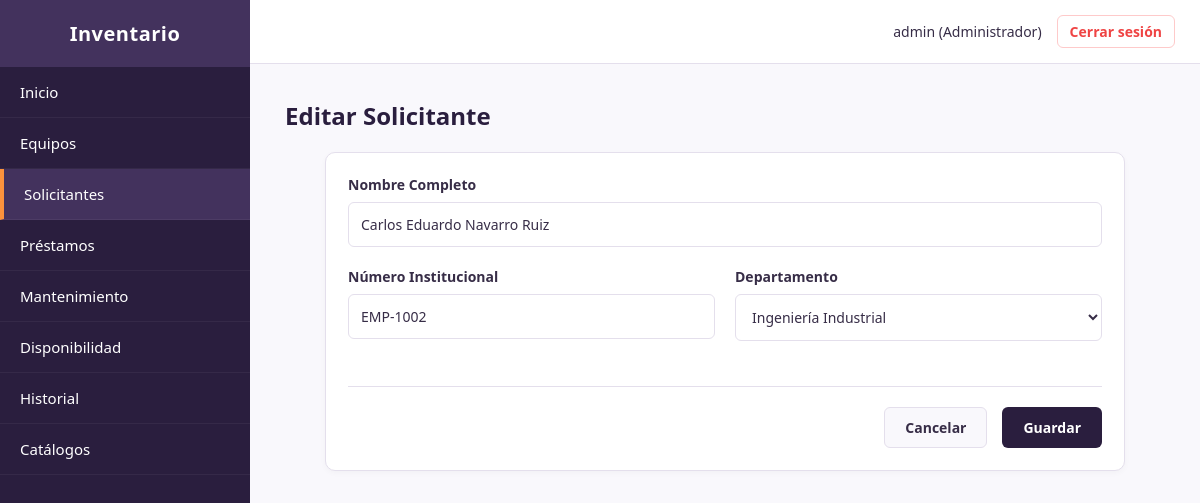
Page /pages/solicitantes/registrar.php?id=2 (signed in) on the committed database.
### tables this page shows
CREATE TABLE IF NOT EXISTS solicitantes (
    id_solicitante INT AUTO_INCREMENT PRIMARY KEY,
    numero_institucional VARCHAR(50) UNIQUE NOT NULL,
    nombre VARCHAR(150) NOT NULL,
    id_departamento INT NOT NULL,
    FOREIGN KEY (id_departamento) REFERENCES departamentos(id_departamento) ON DELETE RESTRICT ON UPDATE CASCADE
);

CREATE TABLE IF NOT EXISTS departamentos (
    id_departamento INT AUTO_INCREMENT PRIMARY KEY,
    nombre VARCHAR(100) UNIQUE NOT NULL
);

### pages/solicitantes/registrar.php (the view, shortened to what this page needs)
<?php
$base = '../../';
require_once $base . 'includes/auth.php';
require_once $base . 'includes/conexion.php';
$id = (int) ($_GET['id'] ?? $_POST['id_solicitante'] ?? 0);
$solicitante = [
    'numero_institucional' => '',
    'nombre' => '',
    'id_departamento' => '',
];
$departamentos = $pdo->query('SELECT id_departamento, nombre FROM departamentos ORDER BY nombre')->fetchAll();
if ($id > 0) {
    $stmt = $pdo->prepare('SELECT numero_institucional, nombre, id_departamento FROM solicitantes WHERE id_solicitante = ?');
    $stmt->execute([$id]);
    $fila = $stmt->fetch();
    $solicitante = $fila;
}
require $base . 'includes/header.php';
?>
            <h1><?= $id > 0 ? 'Editar Solicitante' : 'Datos del Solicitante' ?></h1>
            <div class="panel form-panel">
                <form action="registrar.php" method="POST">
                    <div class="form-group full-width">
                        <label for="nombre">Nombre Completo</label>
                        <input type="text" id="nombre" name="nombre" maxlength="150" value="<?= htmlspecialchars($solicitante['nombre']) ?>" required>
                    </div>
                    <div class="form-grid">
                        <div class="form-group">
                            <label for="numero_institucional">Número Institucional</label>
                            <input type="text" id="numero_institucional" name="numero_institucional" maxlength="50" value="<?= htmlspecialchars($solicitante['numero_institucional']) ?>" required>
                        </div>
                        <div class="form-group">
                            <label for="id_departamento">Departamento</label>
                            <select id="id_departamento" name="id_departamento" required>
                                <?php foreach ($departamentos as $dep): ?>
                                    <option value="<?= $dep['id_departamento'] ?>"<?= (int) $dep['id_departamento'] === (int) $solicitante['id_departamento'] ? ' selected' : '' ?>>
                                        <?= htmlspecialchars($dep['nombre']) ?>
                                    </option>
                                <?php endforeach; ?>
                            </select>
                        </div>
                    </div>
                    <div class="form-actions">
                        <a href="solicitantes.php" class="btn-secondary">Cancelar</a>
                        <button type="submit" class="btn-primary">Guardar</button>
                    </div>
                </form>
            </div>
<?php
require $base . 'includes/footer.php';
?>

### css/estilos.css (style rules this page uses)
:root { --color-primario: #2a1e3e; --color-secundario: #43325d; --color-fondo: #f9f8fc; --color-blanco: #ffffff; --color-borde: #e4dfec; --color-texto: #372d47; --color-acento: #fb923c; --color-peligro: #ef4444; }
* { box-sizing: border-box; margin: 0; padding: 0; font-family: system-ui, -apple-system, 'Segoe UI', Roboto, sans-serif; }
body { background-color: var(--color-fondo); color: var(--color-texto); display: flex; flex-direction: column; min-height: 100vh; }
body.admin-layout { flex-direction: column; }
.content h1 { margin-bottom: 20px; color: var(--color-primario); font-size: 24px; }
.card, .panel { background-color: var(--color-blanco); padding: 22px; border-radius: 10px; border: 1px solid var(--color-borde); box-shadow: 0 2px 6px rgba(0, 0, 0, 0.03); min-width: 0; }
.form-panel { max-width: 800px; margin: 0 auto; }
.form-grid { display: grid; grid-template-columns: 1fr; gap: 0 20px; }
.form-group { margin-bottom: 20px; text-align: left; }
.form-group.full-width { grid-column: 1 / -1; }
.form-group label { display: block; margin-bottom: 8px; font-weight: 600; font-size: 14px; }
.form-group input, .form-group select, .form-group textarea { width: 100%; padding: 12px; border: 1px solid var(--color-borde); border-radius: 6px; font-size: 14px; background-color: var(--color-blanco); color: var(--color-texto); }
.form-actions { display: flex; flex-wrap: wrap; justify-content: flex-end; gap: 15px; margin-top: 25px; padding-top: 20px; border-top: 1px solid var(--color-borde); }
.btn-primary, .btn-secondary { display: inline-block; padding: 10px 20px; border-radius: 6px; font-size: 14px; font-weight: 600; text-decoration: none; text-align: center; cursor: pointer; transition: background-color 0.2s; }
.btn-primary { background-color: var(--color-primario); color: var(--color-blanco); border: 1px solid transparent; }
.btn-secondary { background-color: var(--color-fondo); color: var(--color-texto); border: 1px solid var(--color-borde); }
@media (min-width: 768px) { body.admin-layout { flex-direction: row; } }
@media (min-width: 768px) { .form-grid { grid-template-columns: 1fr 1fr; } }

### rows in the picture
solicitantes: nombre "Carlos Eduardo Navarro Ruiz", numero_institucional "EMP-1002", id_departamento "Ingeniería Industrial"

### other values in the picture
$_SESSION['username'] "admin"
$_SESSION['rol'] "Administrador"
